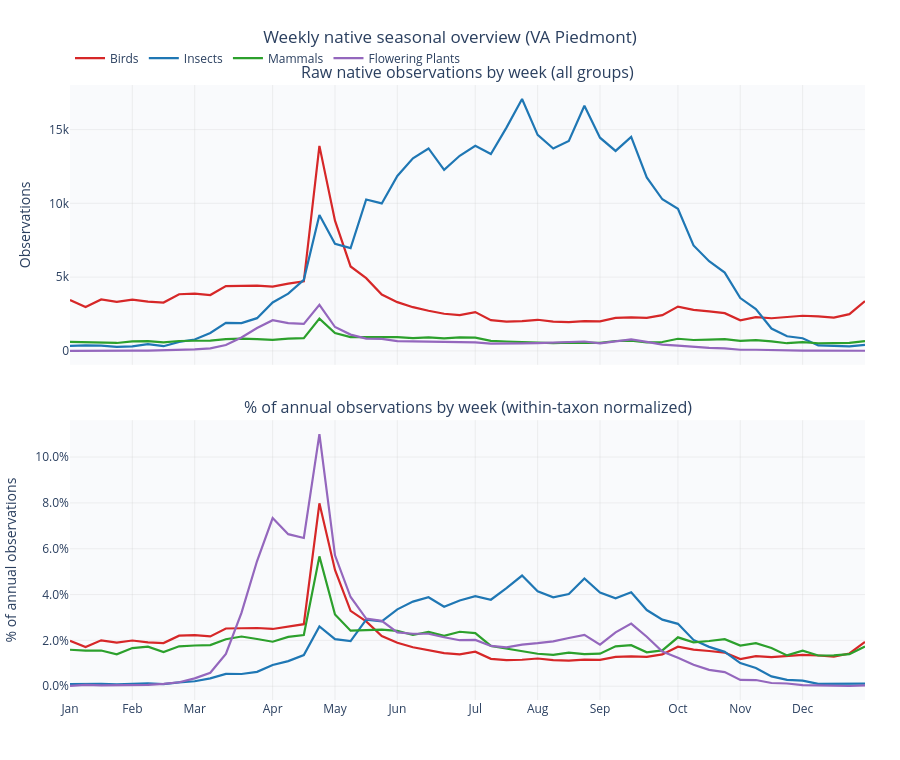

The cell this chart's notebook holds for it:
### Code cell
# -- Tier 1: Overview histograms for all 4 top-level groups --
# 4 groups x 2 intervals = 8 API calls (cached after first run)

overview_entries = get_seasonal_group_overview_entries()

overview_hist = fetch_seasonal_histograms(
    overview_entries,
    PIEDMONT_PLACE_IDS,
    session=session,
    intervals=('week_of_year', 'month_of_year'),
    native=True,
    cache_path=CACHE_PATH,
    cache_tag=CACHE_TAG,
    cache_max_age_days=CACHE_MAX_AGE_DAYS,
    refresh_cache=REFRESH_CACHE,
)
overview_hist = normalize_within_taxon(overview_hist)

print('Tier 1 overview — weekly native histogram sums by group:')
for entry in overview_entries:
    fg = entry['focus_group']
    total = overview_hist[
        (overview_hist['focus_group'] == fg)
        & (overview_hist['life_stage_bucket'] == 'overall')
        & (overview_hist['interval'] == 'week_of_year')
    ]['count'].sum()
    print(f"  {entry['title_label']}: {int(total):,}")


## This overview is maybe unnecessary


# -- Tier 1 Weekly overview: all groups, within-taxon normalized --
import plotly.graph_objects as go
from plotly.subplots import make_subplots

overview_entries = get_seasonal_group_overview_entries()
focus_to_entry = {e['focus_group']: e for e in overview_entries}

weeks = list(range(1, 53))
month_ticks = [1, 5, 9, 14, 18, 22, 27, 31, 35, 40, 44, 48]
month_names = ['Jan', 'Feb', 'Mar', 'Apr', 'May', 'Jun', 'Jul', 'Aug', 'Sep', 'Oct', 'Nov', 'Dec']

weekly = overview_hist[
    (overview_hist['interval'] == 'week_of_year')
    & (overview_hist['life_stage_bucket'] == 'overall')
].copy()

if weekly.empty:
    print('No weekly data found.')
else:
    fig = make_subplots(
        rows=2, cols=1, shared_xaxes=True,
        subplot_titles=(
            'Raw native observations by week (all groups)',
            '% of annual observations by week (within-taxon normalized)',
        ),
        vertical_spacing=0.09,
    )

    for focus_group, group_df in weekly.groupby('focus_group'):
        entry = focus_to_entry.get(focus_group)
        if entry is None:
            continue
        group_df = group_df.set_index('bin').reindex(weeks, fill_value=0)
        line = {'color': entry['color'], 'width': 2.2}
        name = entry['title_label']

        fig.add_scatter(x=weeks, y=group_df['count'], mode='lines',
                        name=name, line=line, legendgroup=name, row=1, col=1)
        fig.add_scatter(x=weeks, y=group_df['fraction'], mode='lines',
                        name=name, line=line, legendgroup=name, showlegend=False, row=2, col=1)

    fig = apply_plot_style(fig, title_text='Weekly native seasonal overview (VA Piedmont)', height=760)
    fig.update_xaxes(tickvals=month_ticks, ticktext=month_names)
    fig.update_yaxes(title_text='Observations', row=1, col=1)
    fig.update_yaxes(title_text='% of annual observations', tickformat='.1%', row=2, col=1)
    fig.show()

print('\nRun on: '+dt.datetime.now().strftime('%Y-%m-%d %H:%M:%S'))

### Figure 1 — Plotly figure (JSON) as saved in the notebook; plotly's stock layout.template omitted (floating-point values rounded to 4 significant figures)
{"data": [{"legendgroup": "Birds", "line": {"color": "#d62728", "width": 2.2}, "mode": "lines", "name": "Birds", "type": "scatter", "x": [1, 2, 3, 4, 5, 6, 7, 8, 9, 10, 11, 12, 13, 14, 15, 16, 17, 18, 19, 20, 21, 22, 23, 24, 25, 26, 27, 28, 29, 30, 31, 32, 33, 34, 35, 36, 37, 38, 39, 40, 41, 42, 43, 44, 45, 46, 47, 48, 49, 50, 51, 52], "xaxis": "x", "y": [3451, 2972, 3490, 3316, 3473, 3337, 3276, 3838, 3884, 3784, 4387, 4414, 4425, 4351, 4560, 4715, 13895, 8829, 5723, 4928, 3817, 3303, 2962, 2718, 2515, 2426, 2629, 2081, 1978, 2013, 2108, 1978, 1943, 2017, 2004, 2235, 2272, 2236, 2422, 2999, 2785, 2678, 2556, 2068, 2284, 2211, 2296, 2382, 2334, 2252, 2491, 3368], "yaxis": "y"}, {"legendgroup": "Birds", "line": {"color": "#d62728", "width": 2.2}, "mode": "lines", "name": "Birds", "showlegend": false, "type": "scatter", "x": [1, 2, 3, 4, 5, 6, 7, 8, 9, 10, 11, 12, 13, 14, 15, 16, 17, 18, 19, 20, 21, 22, 23, 24, 25, 26, 27, 28, 29, 30, 31, 32, 33, 34, 35, 36, 37, 38, 39, 40, 41, 42, 43, 44, 45, 46, 47, 48, 49, 50, 51, 52], "xaxis": "x2", "y": [0.01983, 0.01707, 0.02005, 0.01905, 0.01995, 0.01917, 0.01882, 0.02205, 0.02231, 0.02174, 0.0252, 0.02536, 0.02542, 0.025, 0.0262, 0.02709, 0.07983, 0.05072, 0.03288, 0.02831, 0.02193, 0.01898, 0.01702, 0.01561, 0.01445, 0.01394, 0.0151, 0.01196, 0.01136, 0.01156, 0.01211, 0.01136, 0.01116, 0.01159, 0.01151, 0.01284, 0.01305, 0.01285, 0.01391, 0.01723, 0.016, 0.01539, 0.01468, 0.01188, 0.01312, 0.0127, 0.01319, 0.01368, 0.01341, 0.01294, 0.01431, 0.01935], "yaxis": "y2"}, {"legendgroup": "Insects", "line": {"color": "#1f77b4", "width": 2.2}, "mode": "lines", "name": "Insects", "type": "scatter", "x": [1, 2, 3, 4, 5, 6, 7, 8, 9, 10, 11, 12, 13, 14, 15, 16, 17, 18, 19, 20, 21, 22, 23, 24, 25, 26, 27, 28, 29, 30, 31, 32, 33, 34, 35, 36, 37, 38, 39, 40, 41, 42, 43, 44, 45, 46, 47, 48, 49, 50, 51, 52], "xaxis": "x", "y": [336, 373, 351, 277, 311, 461, 318, 612, 769, 1209, 1900, 1887, 2218, 3281, 3880, 4814, 9216, 7263, 6970, 10263, 9994, 11860, 13054, 13720, 12267, 13226, 13898, 13348, 15135, 17074, 14641, 13714, 14234, 16612, 14450, 13554, 14499, 11752, 10277, 9628, 7145, 6075, 5307, 3582, 2828, 1513, 990, 859, 368, 359, 310, 404], "yaxis": "y"}, {"legendgroup": "Insects", "line": {"color": "#1f77b4", "width": 2.2}, "mode": "lines", "name": "Insects", "showlegend": false, "type": "scatter", "x": [1, 2, 3, 4, 5, 6, 7, 8, 9, 10, 11, 12, 13, 14, 15, 16, 17, 18, 19, 20, 21, 22, 23, 24, 25, 26, 27, 28, 29, 30, 31, 32, 33, 34, 35, 36, 37, 38, 39, 40, 41, 42, 43, 44, 45, 46, 47, 48, 49, 50, 51, 52], "xaxis": "x2", "y": [0.0009505, 0.001055, 0.000993, 0.0007836, 0.0008798, 0.001304, 0.0008996, 0.001731, 0.002175, 0.00342, 0.005375, 0.005338, 0.006275, 0.009282, 0.01098, 0.01362, 0.02607, 0.02055, 0.01972, 0.02903, 0.02827, 0.03355, 0.03693, 0.03881, 0.0347, 0.03742, 0.03932, 0.03776, 0.04282, 0.0483, 0.04142, 0.0388, 0.04027, 0.04699, 0.04088, 0.03834, 0.04102, 0.03325, 0.02907, 0.02724, 0.02021, 0.01719, 0.01501, 0.01013, 0.008, 0.00428, 0.002801, 0.00243, 0.001041, 0.001016, 0.000877, 0.001143], "yaxis": "y2"}, {"legendgroup": "Mammals", "line": {"color": "#2ca02c", "width": 2.2}, "mode": "lines", "name": "Mammals", "type": "scatter", "x": [1, 2, 3, 4, 5, 6, 7, 8, 9, 10, 11, 12, 13, 14, 15, 16, 17, 18, 19, 20, 21, 22, 23, 24, 25, 26, 27, 28, 29, 30, 31, 32, 33, 34, 35, 36, 37, 38, 39, 40, 41, 42, 43, 44, 45, 46, 47, 48, 49, 50, 51, 52], "xaxis": "x", "y": [614, 599, 600, 536, 642, 665, 575, 671, 685, 691, 791, 836, 794, 748, 829, 860, 2183, 1207, 934, 947, 951, 931, 862, 913, 847, 916, 892, 677, 637, 592, 546, 526, 566, 541, 547, 671, 690, 570, 602, 822, 738, 761, 792, 684, 724, 642, 519, 597, 517, 519, 540, 668], "yaxis": "y"}, {"legendgroup": "Mammals", "line": {"color": "#2ca02c", "width": 2.2}, "mode": "lines", "name": "Mammals", "showlegend": false, "type": "scatter", "x": [1, 2, 3, 4, 5, 6, 7, 8, 9, 10, 11, 12, 13, 14, 15, 16, 17, 18, 19, 20, 21, 22, 23, 24, 25, 26, 27, 28, 29, 30, 31, 32, 33, 34, 35, 36, 37, 38, 39, 40, 41, 42, 43, 44, 45, 46, 47, 48, 49, 50, 51, 52], "xaxis": "x2", "y": [0.01594, 0.01555, 0.01558, 0.01391, 0.01667, 0.01726, 0.01493, 0.01742, 0.01778, 0.01794, 0.02053, 0.0217, 0.02061, 0.01942, 0.02152, 0.02233, 0.05667, 0.03133, 0.02425, 0.02458, 0.02469, 0.02417, 0.02238, 0.0237, 0.02199, 0.02378, 0.02316, 0.01757, 0.01654, 0.01537, 0.01417, 0.01365, 0.01469, 0.01404, 0.0142, 0.01742, 0.01791, 0.0148, 0.01563, 0.02134, 0.01916, 0.01976, 0.02056, 0.01776, 0.01879, 0.01667, 0.01347, 0.0155, 0.01342, 0.01347, 0.01402, 0.01734], "yaxis": "y2"}, {"legendgroup": "Flowering Plants", "line": {"color": "#9467bd", "width": 2.2}, "mode": "lines", "name": "Flowering Plants", "type": "scatter", "x": [1, 2, 3, 4, 5, 6, 7, 8, 9, 10, 11, 12, 13, 14, 15, 16, 17, 18, 19, 20, 21, 22, 23, 24, 25, 26, 27, 28, 29, 30, 31, 32, 33, 34, 35, 36, 37, 38, 39, 40, 41, 42, 43, 44, 45, 46, 47, 48, 49, 50, 51, 52], "xaxis": "x", "y": [5, 18, 11, 11, 17, 16, 29, 49, 97, 166, 399, 907, 1548, 2079, 1880, 1833, 3116, 1618, 1103, 837, 808, 665, 649, 649, 606, 569, 572, 498, 481, 514, 532, 555, 596, 635, 514, 667, 775, 612, 428, 353, 265, 202, 175, 78, 77, 40, 34, 13, 11, 3, 3, 10], "yaxis": "y"}, {"legendgroup": "Flowering Plants", "line": {"color": "#9467bd", "width": 2.2}, "mode": "lines", "name": "Flowering Plants", "showlegend": false, "type": "scatter", "x": [1, 2, 3, 4, 5, 6, 7, 8, 9, 10, 11, 12, 13, 14, 15, 16, 17, 18, 19, 20, 21, 22, 23, 24, 25, 26, 27, 28, 29, 30, 31, 32, 33, 34, 35, 36, 37, 38, 39, 40, 41, 42, 43, 44, 45, 46, 47, 48, 49, 50, 51, 52], "xaxis": "x2", "y": [0.0001765, 0.0006354, 0.0003883, 0.0003883, 0.0006001, 0.0005648, 0.001024, 0.00173, 0.003424, 0.00586, 0.01408, 0.03202, 0.05464, 0.07339, 0.06636, 0.0647, 0.11, 0.05711, 0.03894, 0.02955, 0.02852, 0.02347, 0.02291, 0.02291, 0.02139, 0.02009, 0.02019, 0.01758, 0.01698, 0.01814, 0.01878, 0.01959, 0.02104, 0.02242, 0.01814, 0.02354, 0.02736, 0.0216, 0.01511, 0.01246, 0.009354, 0.007131, 0.006177, 0.002753, 0.002718, 0.001412, 0.0012, 0.0004589, 0.0003883, 0.0001059, 0.0001059, 0.000353], "yaxis": "y2"}], "layout": {"annotations": [{"font": {"size": 16}, "showarrow": false, "text": "Raw native observations by week (all groups)", "x": 0.5, "xanchor": "center", "xref": "paper", "y": 1, "yanchor": "bottom", "yref": "paper"}, {"font": {"size": 16}, "showarrow": false, "text": "% of annual observations by week (within-taxon normalized)", "x": 0.5, "xanchor": "center", "xref": "paper", "y": 0.455, "yanchor": "bottom", "yref": "paper"}], "font": {"size": 12}, "height": 760, "hovermode": "x unified", "legend": {"bgcolor": "rgba(255,255,255,0.85)", "orientation": "h", "x": 0, "xanchor": "left", "y": 1.02, "yanchor": "bottom"}, "margin": {"b": 60, "l": 70, "r": 35, "t": 85}, "paper_bgcolor": "white", "plot_bgcolor": "rgba(246,248,251,0.65)", "title": {"text": "Weekly native seasonal overview (VA Piedmont)", "x": 0.5, "xanchor": "center"}, "xaxis": {"anchor": "y", "domain": [0, 1], "gridcolor": "rgba(200,200,200,0.25)", "matches": "x2", "showgrid": true, "showticklabels": false, "ticktext": ["Jan", "Feb", "Mar", "Apr", "May", "Jun", "Jul", "Aug", "Sep", "Oct", "Nov", "Dec"], "tickvals": [1, 5, 9, 14, 18, 22, 27, 31, 35, 40, 44, 48], "zeroline": false}, "xaxis2": {"anchor": "y2", "domain": [0, 1], "gridcolor": "rgba(200,200,200,0.25)", "showgrid": true, "ticktext": ["Jan", "Feb", "Mar", "Apr", "May", "Jun", "Jul", "Aug", "Sep", "Oct", "Nov", "Dec"], "tickvals": [1, 5, 9, 14, 18, 22, 27, 31, 35, 40, 44, 48], "zeroline": false}, "yaxis": {"anchor": "x", "domain": [0.545, 1], "gridcolor": "rgba(200,200,200,0.25)", "showgrid": true, "title": {"text": "Observations"}, "zeroline": false}, "yaxis2": {"anchor": "x2", "domain": [0, 0.455], "gridcolor": "rgba(200,200,200,0.25)", "showgrid": true, "tickformat": ".1%", "title": {"text": "% of annual observations"}, "zeroline": false}}}
